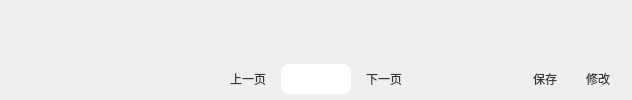
     <widget class="QWidget" name="line_page">
      <property name="sizePolicy">
       <sizepolicy hsizetype="Expanding" vsizetype="Expanding">
        <horstretch>0</horstretch>
        <verstretch>0</verstretch>
       </sizepolicy>
      </property>
      <property name="styleSheet">
       <string notr="true"/>
      </property>
      <layout class="QVBoxLayout" name="verticalLayout_3">
       <property name="spacing">
        <number>0</number>
       </property>
       <property name="leftMargin">
        <number>0</number>
       </property>
       <property name="topMargin">
        <number>0</number>
       </property>
       <property name="rightMargin">
        <number>0</number>
       </property>
       <property name="bottomMargin">
        <number>0</number>
       </property>
       <item>
        <widget class="QWidget" name="line_content" native="true">
         <property name="sizePolicy">
          <sizepolicy hsizetype="Expanding" vsizetype="Expanding">
           <horstretch>0</horstretch>
           <verstretch>0</verstretch>
          </sizepolicy>
         </property>
         <property name="minimumSize">
          <size>
           <width>0</width>
           <height>0</height>
          </size>
         </property>
         <property name="styleSheet">
          <string notr="true"/>
         </property>
         <layout class="QVBoxLayout" name="line_content_layout">
          <property name="spacing">
           <number>0</number>
          </property>
          <property name="leftMargin">
           <number>0</number>
          </property>
          <property name="topMargin">
           <number>0</number>
          </property>
          <property name="rightMargin">
           <number>0</number>
          </property>
          <property name="bottomMargin">
           <number>0</number>
          </property>
         </layout>
        </widget>
       </item>
       <item>
        <widget class="QWidget" name="page4" native="true">
         <property name="sizePolicy">
          <sizepolicy hsizetype="Expanding" vsizetype="Expanding">
           <horstretch>0</horstretch>
           <verstretch>0</verstretch>
          </sizepolicy>
         </property>
         <property name="minimumSize">
          <size>
           <width>0</width>
           <height>45</height>
          </size>
         </property>
         <property name="maximumSize">
          <size>
           <width>16777215</width>
           <height>45</height>
          </size>
         </property>
         <property name="styleSheet">
          <string notr="true">QWidget#line_filemanager {
    border: none;
    border-image: url(:/images/sideBar/black2.png) 0 stretch stretch;
}
QWidget#line_filemanager[selected=&quot;true&quot;] {
    border-image: url(:/images/sideBar/black4.png) 0 stretch stretch;
}
QWidget#line_filemanager:hover {
    border-image: url(:/images/sideBar/black3.png) 0 stretch stretch;
}</string>
         </property>
         <layout class="QHBoxLayout" name="horizontalLayout_7">
          <property name="spacing">
           <number>3</number>
          </property>
          <property name="leftMargin">
           <number>9</number>
          </property>
          <property name="bottomMargin">
           <number>9</number>
          </property>
          <item>
           <widget class="QWidget" name="widget_6" native="true">
            <property name="minimumSize">
             <size>
              <width>50</width>
              <height>0</height>
             </size>
            </property>
            <property name="maximumSize">
             <size>
              <width>50</width>
              <height>16777215</height>
             </size>
            </property>
           </widget>
          </item>
          <item>
           <widget class="QWidget" name="line_balance_2" native="true">
            <property name="minimumSize">
             <size>
              <width>60</width>
              <height>0</height>
             </size>
            </property>
            <property name="maximumSize">
             <size>
              <width>60</width>
              <height>16777215</height>
             </size>
            </property>
            <property name="styleSheet">
             <string notr="true"/>
            </property>
           </widget>
          </item>
          <item>
           <widget class="QWidget" name="line_balance" native="true">
            <property name="minimumSize">
             <size>
              <width>50</width>
              <height>0</height>
             </size>
            </property>
            <property name="maximumSize">
             <size>
              <width>50</width>
              <height>16777215</height>
             </size>
            </property>
           </widget>
          </item>
          <item>
           <spacer name="horizontalSpacer_3">
            <property name="orientation">
             <enum>Qt::Orientation::Horizontal</enum>
            </property>
            <property name="sizeHint" stdset="0">
             <size>
              <width>40</width>
              <height>20</height>
             </size>
            </property>
           </spacer>
          </item>
          <item>
           <widget class="QPushButton" name="line_pre">
            <property name="minimumSize">
             <size>
              <width>60</width>
              <height>30</height>
             </size>
            </property>
            <property name="maximumSize">
             <size>
              <width>60</width>
              <height>30</height>
             </size>
            </property>
            <property name="styleSheet">
             <string notr="true">#line_pre {
        border: none;
		outline: none;
        background-image: url(:/images/sideBar/black2.png);
		border-radius: 12px;
		color: rgb(55, 55, 55);
    }
#line_pre:hover {
        background-image: url(:/images/sideBar/black3.png);
    }
#line_pre:pressed {
        background-image: url(:/images/sideBar/black4.png);
    }</string>
            </property>
            <property name="text">
             <string>上一页</string>
            </property>
           </widget>
          </item>
          <item>
           <widget class="QLineEdit" name="line_edit">
            <property name="minimumSize">
             <size>
              <width>0</width>
              <height>30</height>
             </size>
            </property>
            <property name="maximumSize">
             <size>
              <width>70</width>
              <height>30</height>
             </size>
            </property>
            <property name="styleSheet">
             <string notr="true">QLineEdit {
    background: url(:/images/sideBar/black2.png) no-repeat center;
    border: none;  
    border-radius: 8px; 
    color: rgb(55, 55, 55);
}</string>
            </property>
           </widget>
          </item>
          <item>
           <widget class="QPushButton" name="line_next">
            <property name="minimumSize">
             <size>
              <width>60</width>
              <height>30</height>
             </size>
            </property>
            <property name="maximumSize">
             <size>
              <width>60</width>
              <height>30</height>
             </size>
            </property>
            <property name="styleSheet">
             <string notr="true">#line_next {
        border: none;
		outline: none;
        background-image: url(:/images/sideBar/black2.png);
		border-radius: 12px;
		color: rgb(55, 55, 55);
    }
#line_next:hover {
        background-image: url(:/images/sideBar/black3.png);
    }
#line_next:pressed {
        background-image: url(:/images/sideBar/black4.png);
    }</string>
            </property>
            <property name="text">
             <string>下一页</string>
            </property>
           </widget>
          </item>
          <item>
           <spacer name="horizontalSpacer_4">
            <property name="orientation">
             <enum>Qt::Orientation::Horizontal</enum>
            </property>
            <property name="sizeHint" stdset="0">
             <size>
              <width>40</width>
              <height>20</height>
             </size>
            </property>
           </spacer>
          </item>
          <item>
           <widget class="QLabel" name="line_label">
            <property name="sizePolicy">
             <sizepolicy hsizetype="Fixed" vsizetype="Preferred">
              <horstretch>0</horstretch>
              <verstretch>0</verstretch>
             </sizepolicy>
            </property>
            <property name="minimumSize">
             <size>
              <width>60</width>
              <height>23</height>
             </size>
            </property>
            <property name="maximumSize">
             <size>
              <width>60</width>
              <height>23</height>
             </size>
            </property>
            <property name="styleSheet">
             <string notr="true">color: rgb(55, 55, 55);</string>
            </property>
            <property name="text">
             <string/>
            </property>
            <property name="alignment">
             <set>Qt::AlignmentFlag::AlignCenter</set>
            </property>
           </widget>
          </item>
          <item>
           <widget class="QWidget" name="line_save_manager" native="true">
            <property name="minimumSize">
             <size>
              <width>50</width>
              <height>30</height>
             </size>
            </property>
            <property name="maximumSize">
             <size>
              <width>50</width>
              <height>30</height>
             </size>
            </property>
            <property name="styleSheet">
             <string notr="true"/>
            </property>
            <layout class="QHBoxLayout" name="horizontalLayout_2">
             <property name="spacing">
              <number>3</number>
             </property>
             <property name="leftMargin">
              <number>0</number>
             </property>
             <property name="topMargin">
              <number>0</number>
             </property>
             <property name="rightMargin">
              <number>0</number>
             </property>
             <property name="bottomMargin">
              <number>0</number>
             </property>
             <item>
              <widget class="QPushButton" name="line_save">
               <property name="minimumSize">
                <size>
                 <width>50</width>
                 <height>30</height>
                </size>
               </property>
               <property name="maximumSize">
                <size>
                 <width>50</width>
                 <height>30</height>
                </size>
               </property>
               <property name="cursor">
                <cursorShape>PointingHandCursor</cursorShape>
               </property>
               <property name="styleSheet">
                <string notr="true">#line_save {
        border: none;
	    outline: none;
        background-image: url(:/images/sideBar/black2.png);
	   color: rgb(55, 55, 55);
        border-radius: 12px;
    }
#line_save:hover {
        background-image: url(:/images/sideBar/black3.png);
    }
#line_save:pressed {
        background-image: url(:/images/sideBar/black4.png);
    }</string>
               </property>
               <property name="text">
                <string>保存</string>
               </property>
              </widget>
             </item>
            </layout>
           </widget>
          </item>
          <item>
           <widget class="QWidget" name="line_filemanager" native="true">
            <property name="minimumSize">
             <size>
              <width>50</width>
              <height>30</height>
             </size>
            </property>
            <property name="maximumSize">
             <size>
              <width>50</width>
              <height>30</height>
             </size>
            </property>
            <property name="cursor">
             <cursorShape>PointingHandCursor</cursorShape>
            </property>
            <property name="styleSheet">
             <string notr="true">#line_filemanager {
    border-radius: 12px;
}</string>
            </property>
            <layout class="QVBoxLayout" name="verticalLayout_14">
             <property name="spacing">
              <number>0</number>
             </property>
             <property name="leftMargin">
              <number>0</number>
             </property>
             <property name="topMargin">
              <number>0</number>
             </property>
             <property name="rightMargin">
              <number>0</number>
             </property>
             <property name="bottomMargin">
              <number>0</number>
             </property>
             <item>
              <widget class="QLabel" name="text9">
               <property name="sizePolicy">
                <sizepolicy hsizetype="Expanding" vsizetype="Expanding">
                 <horstretch>0</horstretch>
                 <verstretch>0</verstretch>
                </sizepolicy>
               </property>
               <property name="minimumSize">
                <size>
                 <width>50</width>
                 <height>0</height>
                </size>
               </property>
               <property name="maximumSize">
                <size>
                 <width>50</width>
                 <height>16777215</height>
                </size>
               </property>
               <property name="styleSheet">
                <string notr="true">color: rgb(55, 55, 55);</string>
               </property>
               <property name="text">
                <string>修改</string>
               </property>
               <property name="alignment">
                <set>Qt::AlignmentFlag::AlignCenter</set>
               </property>
              </widget>
             </item>
            </layout>
           </widget>
          </item>
         </layout>
        </widget>
       </item>
      </layout>
     </widget>
